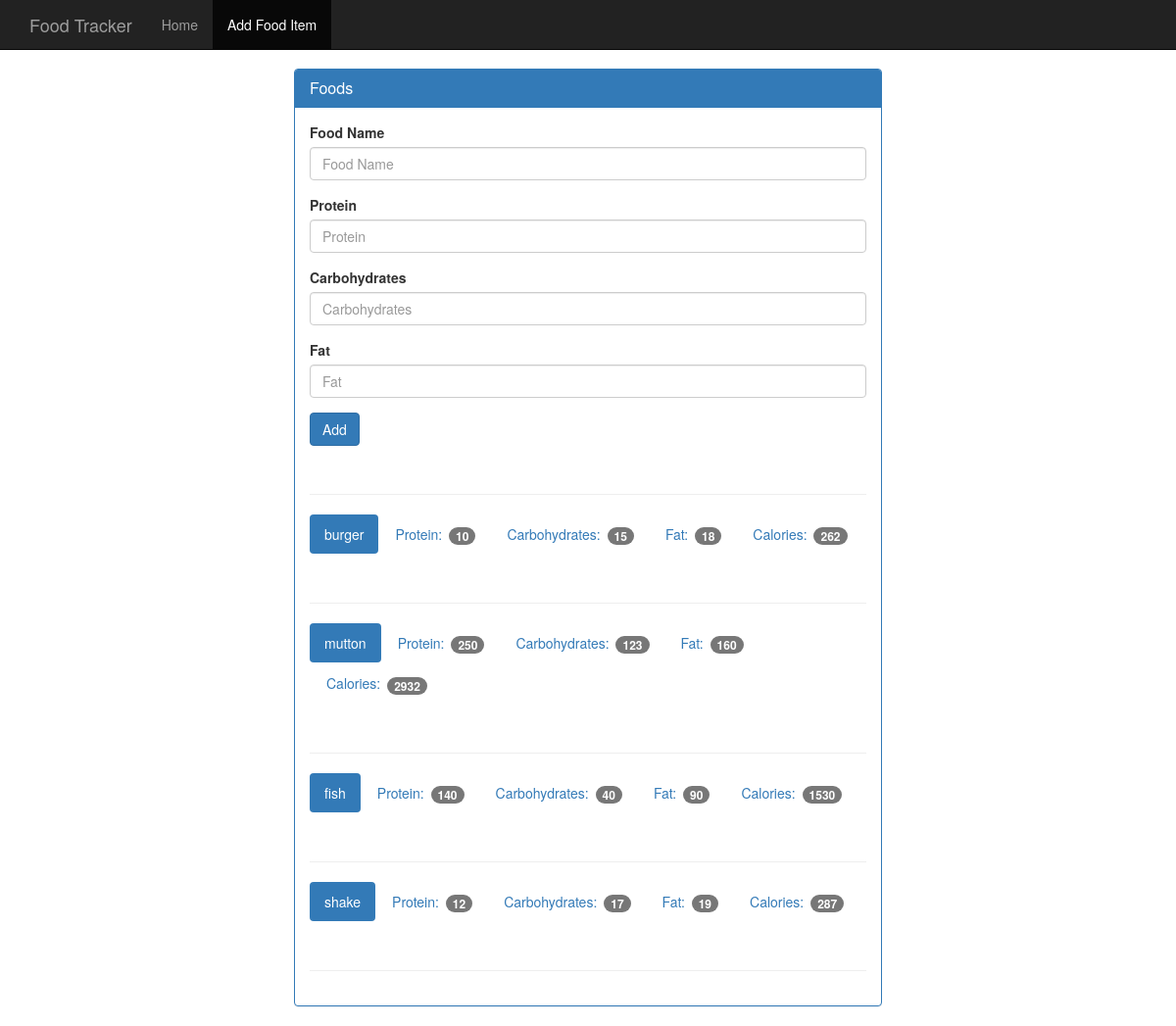
The app's page /food with its own data.
### tables this page shows
CREATE TABLE food (
    id integer primary key autoincrement,
    name text not null,
    protein integer not null,
    carbohydrates integer not null,
    fat integer not null,
    calories integer not null
);

### app.py (the view, shortened to what this page needs)
@app.route("/food" , methods = ['GET','POST'])
def food():
    db = get_db()
    cur = db.execute('select Name ,protein , carbohydrates , fat , calories from food')
    results = cur.fetchall()
    return render_template("add_food.html",results = results)

### database.py (called while the page is built)
def connect_db():
    sql = sqlite3.connect('food_log.db')
    sql.row_factory = sqlite3.Row
    return sql

def get_db():
    if not hasattr(g,'sqlite_db'):
        g.sqlite_db = connect_db()
    return g.sqlite_db

### templates/add_food.html
{% extends "base.html" %}
{% block body %}
<nav class="navbar navbar-inverse navbar-fixed-top">
  <div class="container">
    <div class="navbar-header">
      <a class="navbar-brand" href="{{url_for('index')}}">Food Tracker</a>
    </div>
    <div id="navbar" class="navbar-collapse collapse">
      <ul class="nav navbar-nav">
        <li><a href="{{url_for('index')}}">Home</a></li>
        <li class="active"><a href="{{url_for('food')}}">Add Food Item</a></li>
      </ul>
    </div>
  </div>
</nav>
<div class="container theme-showcase col-sm-6 col-sm-offset-3" role="main">
  <div class="row">
    <div>
      <div class="panel panel-primary">
        <div class="panel-heading">
          <h3 class="panel-title">Foods</h3>
        </div>
        <div class="panel-body">
          <form method="POST" action="{{ url_for('food') }}">
            <div class="form-group">
              <label for="food-name">Food Name</label>
              <input type="text" class="form-control" id="food-name" name="food-name" placeholder="Food Name">
            </div>
            <div class="form-group">
              <label for="protein">Protein</label>
              <input type="number" class="form-control" id="protein" name="protein" placeholder="Protein">
            </div>
            <div class="form-group">
              <label for="carbohydrates">Carbohydrates</label>
              <input type="number" class="form-control" id="carbohydrates" name="carbohydrates"
                placeholder="Carbohydrates">
            </div>
            <div class="form-group">
              <label for="fat">Fat</label>
              <input type="number" class="form-control" id="fat" name="fat" placeholder="Fat">
            </div>
            <button type="submit" class="btn btn-primary">Add</button>
          </form>
          <div class="page-header"></div>
          {% for food in results %}
          <ul class="nav nav-pills" role="tablist">
            <li class="active"><a>{{ food.Name }} </a></li>
            <li><a>Protein: <span class="badge">{{ food.protein }}</span></a></li>
            <li><a>Carbohydrates: <span class="badge">{{ food.carbohydrates }}</span></a></li>
            <li><a>Fat: <span class="badge">{{ food.fat }}</span></a></li>
            <li><a>Calories: <span class="badge">{{ food.calories }}</span></a></li>
          </ul>
          <div class="page-header"></div>
          {% endfor %}
        </div>
      </div>
    </div>
  </div>
</div>
{% endblock %}

### static/theme.css (style rules this page uses)
body { padding-top: 70px; padding-bottom: 30px; }

### records on screen
food: Name "burger", protein "10", carbohydrates "15", fat "18", calories "262"
food: Name "mutton", protein "250", carbohydrates "123", fat "160", calories "2932"
food: Name "fish", protein "140", carbohydrates "40", fat "90", calories "1530"
food: Name "shake", protein "12", carbohydrates "17", fat "19", calories "287"
